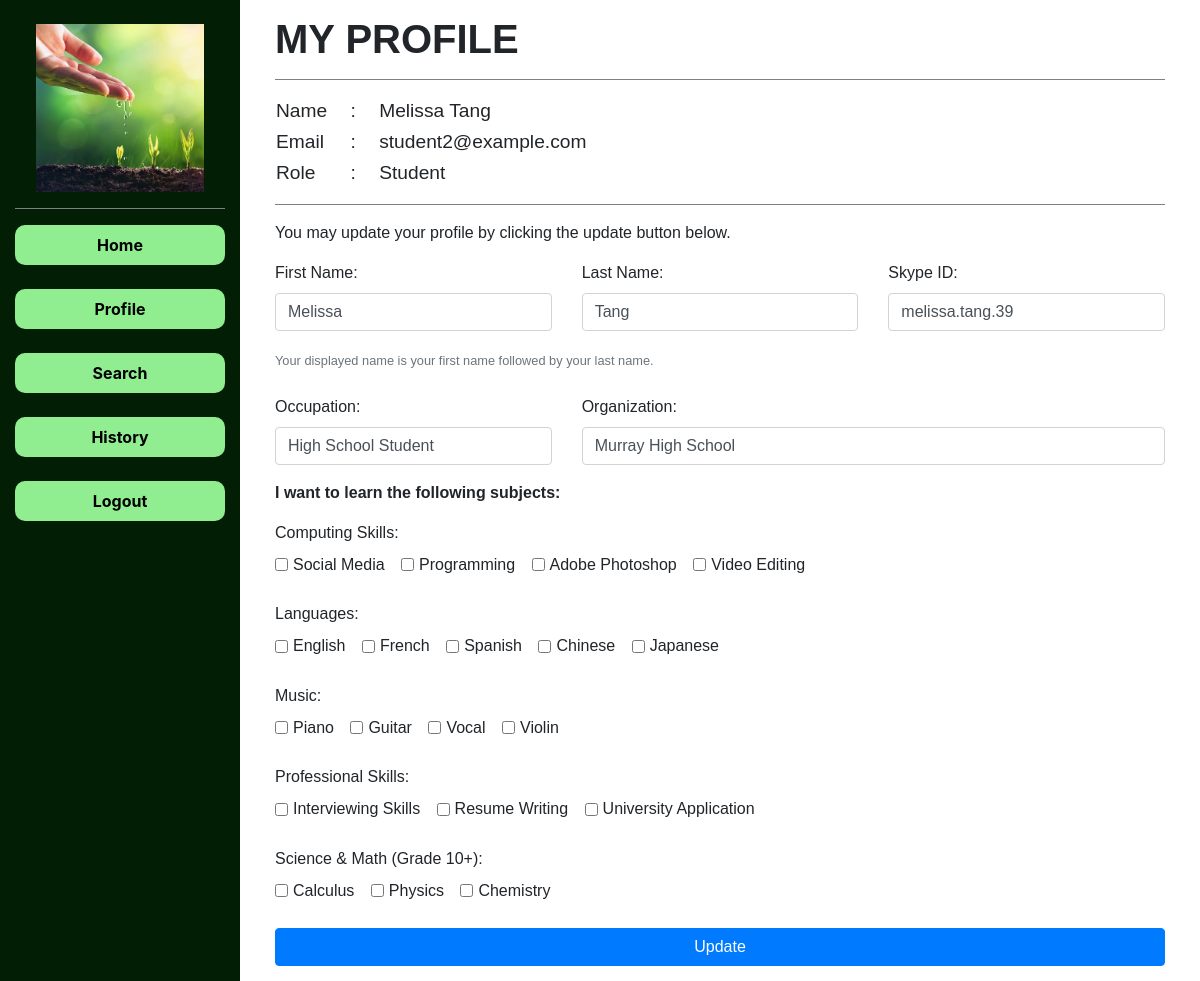
Screenshot of /profile (signed in) with the database file from the repository.
### tables this page shows
CREATE TABLE "people" (
	"id"	INTEGER NOT NULL PRIMARY KEY AUTOINCREMENT UNIQUE,
	"email"	TEXT NOT NULL UNIQUE,
	"name"	TEXT NOT NULL,
	"password"	TEXT NOT NULL,
	"role"	TEXT NOT NULL,
	"skype_id"	TEXT UNIQUE,
	"occupation"	TEXT,
	"organization"	TEXT
);

CREATE TABLE "subjects" (
	"id"	INTEGER NOT NULL PRIMARY KEY AUTOINCREMENT,
	"name"	TEXT NOT NULL,
	"type"	TEXT NOT NULL,
	"level"	TEXT
);

### app.py (the view)
@app.route("/profile", methods=["GET", "POST"])
@login_required
def profile():
    id = session["user_id"]
    cursor.execute("SELECT role FROM people WHERE id=:id", {'id': id})
    role = cursor.fetchone()["role"]
    if request.method == "POST":
        name = request.form.get("first") + " " + request.form.get("last")
        skype_id = request.form.get("skype_id")
        occupation = request.form.get("occupation")
        organization = request.form.get("organization")
        cursor.execute("""UPDATE people SET name=:name, skype_id=:skype_id,
            occupation=:occupation, organization=:organization WHERE id=:id""",
            {'name':name, 'skype_id':skype_id, 'occupation':occupation, 'organization':organization, 'id':id})
        cursor.execute("""DELETE FROM teachers WHERE person_id=:person_id""", {'person_id':id})
        cursor.execute("""DELETE FROM students WHERE person_id=:person_id""", {'person_id':id})
        subjects = request.form.getlist("subjects")
        for item in subjects:
            cursor.execute("""SELECT id FROM subjects WHERE name=:name""", {'name':item})
            subject_id = cursor.fetchone()["id"]
            if role == "Teacher":
                cursor.execute("""INSERT INTO teachers (subject_id, person_id) VALUES (:subject_id, :person_id)""",
                {'subject_id':subject_id, 'person_id':id})
            else:
                cursor.execute("""INSERT INTO students (subject_id, person_id) VALUES (:subject_id, :person_id)""",
                {'subject_id':subject_id, 'person_id':id})
        connection.commit()
        flash("Your profile is successfully updated!", "success")
        return redirect("/")
    else:
        cursor.execute("SELECT * FROM people WHERE id=:id", {'id': id})
        data = cursor.fetchall()
        name = data[0]["name"]
        split_name = name.split()
        first = split_name[0]
        last = split_name[1]
        if data[0]["organization"] == None:
            organization = ""
        else:
            organization = data[0]["organization"]
        if data[0]["skype_id"] == None:
            skype_id = ""
        else:
            skype_id = data[0]["skype_id"]
        if data[0]["occupation"] == None:
            occupation = ""
        else:
            occupation = data[0]["occupation"]
        item = {'name':name, 'email':data[0]["email"], 'role':data[0]["role"], 'first':first, 'last':last,
                'skype_id':skype_id, 'occupation':occupation, 'organization':organization}
        cursor.execute("""SELECT DISTINCT type FROM subjects ORDER BY type""")
        type_list = cursor.fetchall()
        count = len(type_list)
        type_subj_lists = []
        for i in range (0, count):
            subject_list = []
            cursor.execute("""SELECT name FROM subjects WHERE type=:type""", {'type': type_list[i]["type"]})
            data = cursor.fetchall()
            for row in data:
                subject_list.append(row["name"])
            type_subj_lists.append((type_list[i]["type"], (subject_list)))
        if role == "Teacher":
            return render_template("teacher_profile.html", row=item, type_subj_lists=type_subj_lists)
        else:
            return render_template("student_profile.html", row=item, type_subj_lists=type_subj_lists)

### app.py (called while the page is built)
@app.after_request
def after_request(response):
    response.headers["Cache-Control"] = "no-cache, no-store, must-revalidate"
    response.headers["Expires"] = 0
    response.headers["Pragma"] = "no-cache"
    return response

### helpers.py (called while the page is built)
def login_required(f):
    @wraps(f)
    def decorated_function(*args, **kwargs):
        if session.get("user_id") is None:
            return redirect("/login")
        return f(*args, **kwargs)
    return decorated_function

### templates/student_profile.html (shortened to what this page needs)
{% extends "student_layout.html" %}
{% block main %}
    <h1>
        <b> MY PROFILE </b>
    </h1>
    <hr>
    <div>
            <table style="font-size: larger;">
                <tr>
                    <td>Name &nbsp; &nbsp; </td>
                    <td>: </td>
                    <td>&nbsp; &nbsp; {{ row["name"] }}</td>
                </tr>
                <tr>
                    <td>Email &nbsp; &nbsp; </td>
                    <td>: </td>
                    <td>&nbsp; &nbsp; {{ row["email"] }}</td>
                </tr>
                <tr>
                    <td>Role &nbsp; &nbsp; </td>
                    <td>: </td>
                    <td>&nbsp; &nbsp; {{ row["role"] }}</td>
                </tr>
            </table>
    </div>
    <hr>
    <p>
        You may update your profile by clicking the update button below.
    </p>
    <form action="/profile" method="POST">
        <div class="row">
            <div class="col-md-4 form-group">
                <label> First Name: </label>
                <input name="first" type="text" class="form-control" placeholder="First name" value="{{ row['first'] }}">
            </div>
            <div class="col-md-4 form-group">
                <label> Last Name: </label>
                <input name="last" type="text" class="form-control" placeholder="Last name" value="{{ row['last'] }}">
            </div>
            <div class="col-md-4 form-group">
                <label> Skype ID: </label>
                <input name="skype_id" type="text" class="form-control" placeholder="(not provided yet)" value="{{ row['skype_id'] }}">
            </div>
        </div>
        <small id="nameHelp" class="form-text text-muted">Your displayed name is your first name followed by your last name.</small>
        <br>
        <div class="row">
            <div class="col-md-4 form-group">
                <label> Occupation: </label>
                <input name="occupation" type="text" class="form-control" placeholder="(not provided yet)" value="{{ row['occupation'] }}">
            </div>
            <div class="col-md-8 form-group">
                <label> Organization: </label>
                <input name="organization" type="text" class="form-control" placeholder="(not provided yet)" value="{{ row['organization'] }}">
            </div>
        </div>
        <p>
            <b>I want to learn the following subjects:</b>
        </p>
        {% for item in type_subj_lists %}
        <div>
            <label> {{ item[0] }}: </label>
            <br>
            {% for item in item[1] %}
            <div class="form-check form-check-inline">
                <input name="subjects" class="form-check-input" type="checkbox" id="inlineCheckbox1" value="{{ item }}">
                <label class="form-check-label" for="inlineCheckbox1">{{ item }}</label>
            </div>
            {% endfor %}
        </div>
        <br>
        {% endfor %}
        <button type="submit" class="btn btn-primary btn-block">Update</button>
    </form>
{% endblock %}

### templates/student_layout.html (shortened to what this page needs)
<!DOCTYPE html>
<html lang="en">
    <head>
        <link rel="stylesheet" href="https://maxcdn.bootstrapcdn.com/bootstrap/4.5.0/css/bootstrap.min.css">
        <link href="/static/student_styles.css" rel="stylesheet">
    </head>
    <body>
        <div class="container-fluid">
            <div class="row">
                <div class="col-md left">
                    <br>
                    <img src="static/plant.jpeg" width="80%">
                    <hr>
                    <ul class="navbar-nav mr-auto mt-2">
                        <li class="nav-item"><a class="nav-link" href="/"> <b>Home</b> </a></li>
                        <br>
                        <li class="nav-item"><a class="nav-link" href="/profile"> <b>Profile</b> </a></li>
                        <br>
                        <li class="nav-item"><a class="nav-link" href="/search"> <b>Search</b> </a></li>
                        <br>
                        <li class="nav-item"><a class="nav-link" href="/history"> <b>History</b> </a></li>
                        <br>
                        <li class="nav-item"><a class="nav-link" href="/logout"> <b>Logout</b> </a></li>
                    </ul>
                </div>
                <div class="col-md right">
                    <main>
                        {% block main %}{% endblock %}
                    </main>
                </div>
            </div>
        </div>
    </body>
</html>

### static/student_styles.css (style rules this page uses)
.container-fluid { margin: 0; overflow: hidden; height:100%; }
@media (min-width: 768px) { .left { position: absolute; top: 0; bottom: 0; left: 0; width: 20%; overflow-y: auto; } }
@media (min-width: 768px) { .right { position: absolute; top: 0; bottom: 0; left: 20%; width: 80%; overflow-y: auto; } }
.left { background-color: rgb(2, 31, 5); color: white; text-align: center; height:100%; }
.right { height: 100%; background-color:white ; }
hr { border-top: 1px solid; color: grey; }
main { margin: 15px 20px; font-family: Arial; }
a:link, a:visited { background-color: #90EE90; color: black; text-align: center; text-decoration: none; border-radius: 10px; }
table { counter-reset: tableCount; }

### rows the page displays
people: name "Melissa Tang", email "student2@example.com", role "Student", skype_id "melissa.tang.39", occupation "High School Student", organization "Murray High School"
subjects: name "Social Media"
subjects: name "Programming"
subjects: name "Adobe Photoshop"
subjects: name "Video Editing"
subjects: name "English"
subjects: name "French"
subjects: name "Spanish"
subjects: name "Chinese"
subjects: name "Japanese"
subjects: name "Piano"
subjects: name "Guitar"
subjects: name "Vocal"
subjects: name "Violin"
subjects: name "Interviewing Skills"
subjects: name "Resume Writing"
subjects: name "University Application"
subjects: name "Calculus"
subjects: name "Physics"
subjects: name "Chemistry"

### other values shown
{{ item[0] }} "Computing Skills" "Languages" "Music" "Professional Skills" "Science & Math (Grade 10+)"
